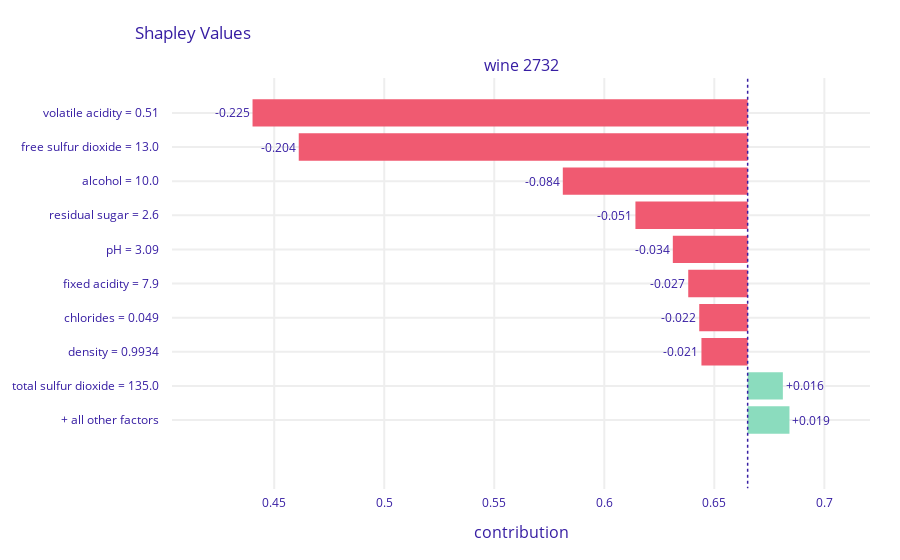
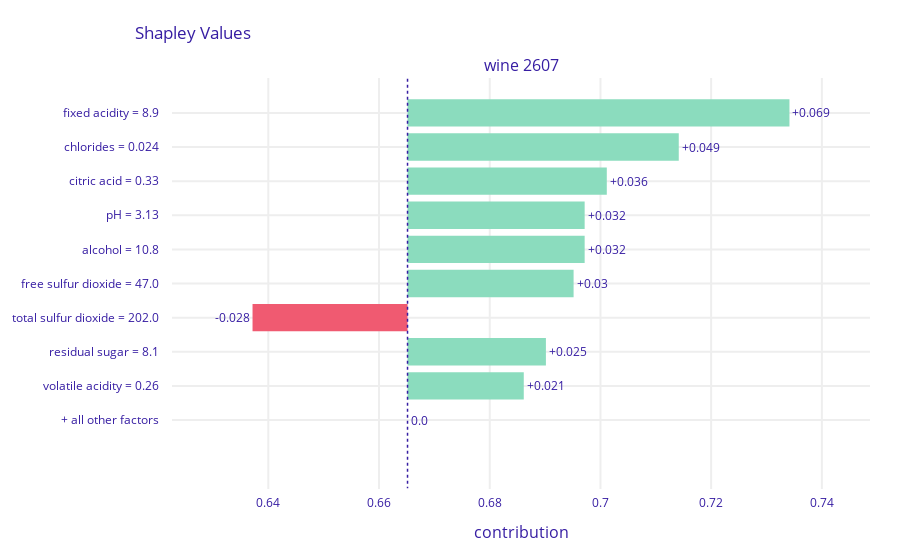

Write notebook code for charts like these, in order.
### Code cell
# 3
xgboost_shap_attributions = [xgboost_explainer.predict_parts(X.values[idx], type="shap", label=f'wine {idx}') for idx in sample]

for sa in xgboost_shap_attributions:
    sa.plot()

### Figure 1 — Plotly figure (JSON) as saved in the notebook; plotly's stock layout.template omitted (floating-point values rounded to 4 significant figures)
{"data": [{"base": 0.6651, "hoverinfo": "text", "hoverlabel": {"bgcolor": "rgba(0, 0, 0, 0.8)"}, "hovertext": ["Average response: 0.665<br>Prediction: 0.031<br>volatile acidity = 0.51<br>decreases average response <br>by 0.225", "Average response: 0.665<br>Prediction: 0.031<br>free sulfur dioxide = 13.0<br>decreases average response <br>by 0.204", "Average response: 0.665<br>Prediction: 0.031<br>alcohol = 10.0<br>decreases average response <br>by 0.084", "Average response: 0.665<br>Prediction: 0.031<br>residual sugar = 2.6<br>decreases average response <br>by 0.051", "Average response: 0.665<br>Prediction: 0.031<br>pH = 3.09<br>decreases average response <br>by 0.034", "Average response: 0.665<br>Prediction: 0.031<br>fixed acidity = 7.9<br>decreases average response <br>by 0.027", "Average response: 0.665<br>Prediction: 0.031<br>chlorides = 0.049<br>decreases average response <br>by 0.022", "Average response: 0.665<br>Prediction: 0.031<br>density = 0.9934<br>decreases average response <br>by 0.021", "Average response: 0.665<br>Prediction: 0.031<br>total sulfur dioxide = 135.0<br>increases average response <br>by 0.016", "Average response: 0.665<br>Prediction: 0.031<br>+ all other factors<br>increases average response <br>by 0.019"], "marker": {"color": ["#f05a71", "#f05a71", "#f05a71", "#f05a71", "#f05a71", "#f05a71", "#f05a71", "#f05a71", "#8bdcbe", "#8bdcbe"]}, "orientation": "h", "showlegend": false, "text": ["-0.225", "-0.204", "-0.084", "-0.051", "-0.034", "-0.027", "-0.022", "-0.021", "+0.016", "+0.019"], "textposition": "outside", "type": "bar", "x": [-0.225, -0.204, -0.084, -0.051, -0.034, -0.027, -0.022, -0.021, 0.016, 0.019], "xaxis": "x", "y": ["volatile acidity = 0.51", "free sulfur dioxide = 13.0", "alcohol = 10.0", "residual sugar = 2.6", "pH = 3.09", "fixed acidity = 7.9", "chlorides = 0.049", "density = 0.9934", "total sulfur dioxide = 135.0", "+ all other factors"], "yaxis": "y"}], "layout": {"annotations": [{"font": {"size": 16}, "showarrow": false, "text": "wine 2732", "x": 0.5, "xanchor": "center", "xref": "paper", "y": 1, "yanchor": "bottom", "yref": "paper"}, {"font": {"size": 16}, "showarrow": false, "text": "contribution", "x": 0.5, "xanchor": "center", "xref": "paper", "y": 0, "yanchor": "top", "yref": "paper", "yshift": -30}], "autosize": true, "font": {"color": "#371ea3"}, "margin": {"b": 71, "r": 30, "t": 78}, "shapes": [{"line": {"color": "#371ea3", "dash": "dot", "width": 1.5}, "type": "line", "x0": 0.6651, "x1": 0.6651, "xref": "x", "y0": -1, "y1": 11, "yref": "y"}], "title": {"text": "Shapley Values", "x": 0.15}, "xaxis": {"anchor": "y", "automargin": true, "domain": [0, 1], "fixedrange": true, "gridwidth": 2, "range": [0.4035, 0.7207], "tickcolor": "white", "ticklen": 3, "ticks": "outside", "type": "linear", "zeroline": false}, "yaxis": {"anchor": "x", "automargin": true, "autorange": true, "domain": [0, 1], "fixedrange": true, "gridwidth": 2, "range": [11.04, -1.04], "tickcolor": "white", "ticklen": 10, "ticks": "outside", "type": "category"}}}

### Figure 2 — Plotly figure (JSON) as saved in the notebook; plotly's stock layout.template omitted (floating-point values rounded to 4 significant figures)
{"data": [{"base": 0.6651, "hoverinfo": "text", "hoverlabel": {"bgcolor": "rgba(0, 0, 0, 0.8)"}, "hovertext": ["Average response: 0.665<br>Prediction: 0.932<br>fixed acidity = 8.9<br>increases average response <br>by 0.069", "Average response: 0.665<br>Prediction: 0.932<br>chlorides = 0.024<br>increases average response <br>by 0.049", "Average response: 0.665<br>Prediction: 0.932<br>citric acid = 0.33<br>increases average response <br>by 0.036", "Average response: 0.665<br>Prediction: 0.932<br>pH = 3.13<br>increases average response <br>by 0.032", "Average response: 0.665<br>Prediction: 0.932<br>alcohol = 10.8<br>increases average response <br>by 0.032", "Average response: 0.665<br>Prediction: 0.932<br>free sulfur dioxide = 47.0<br>increases average response <br>by 0.03", "Average response: 0.665<br>Prediction: 0.932<br>total sulfur dioxide = 202.0<br>decreases average response <br>by 0.028", "Average response: 0.665<br>Prediction: 0.932<br>residual sugar = 8.1<br>increases average response <br>by 0.025", "Average response: 0.665<br>Prediction: 0.932<br>volatile acidity = 0.26<br>increases average response <br>by 0.021", "Average response: 0.665<br>Prediction: 0.932<br>+ all other factors<br>decreases average response <br>by 0.0"], "marker": {"color": ["#8bdcbe", "#8bdcbe", "#8bdcbe", "#8bdcbe", "#8bdcbe", "#8bdcbe", "#f05a71", "#8bdcbe", "#8bdcbe", "#8bdcbe"]}, "orientation": "h", "showlegend": false, "text": ["+0.069", "+0.049", "+0.036", "+0.032", "+0.032", "+0.03", "-0.028", "+0.025", "+0.021", "0.0"], "textposition": "outside", "type": "bar", "x": [0.069, 0.049, 0.036, 0.032, 0.032, 0.03, -0.028, 0.025, 0.021, 0], "xaxis": "x", "y": ["fixed acidity = 8.9", "chlorides = 0.024", "citric acid = 0.33", "pH = 3.13", "alcohol = 10.8", "free sulfur dioxide = 47.0", "total sulfur dioxide = 202.0", "residual sugar = 8.1", "volatile acidity = 0.26", "+ all other factors"], "yaxis": "y"}], "layout": {"annotations": [{"font": {"size": 16}, "showarrow": false, "text": "wine 2607", "x": 0.5, "xanchor": "center", "xref": "paper", "y": 1, "yanchor": "bottom", "yref": "paper"}, {"font": {"size": 16}, "showarrow": false, "text": "contribution", "x": 0.5, "xanchor": "center", "xref": "paper", "y": 0, "yanchor": "top", "yref": "paper", "yshift": -30}], "autosize": true, "font": {"color": "#371ea3"}, "margin": {"b": 71, "r": 30, "t": 78}, "shapes": [{"line": {"color": "#371ea3", "dash": "dot", "width": 1.5}, "type": "line", "x0": 0.6651, "x1": 0.6651, "xref": "x", "y0": -1, "y1": 11, "yref": "y"}], "title": {"text": "Shapley Values", "x": 0.15}, "xaxis": {"anchor": "y", "automargin": true, "domain": [0, 1], "fixedrange": true, "gridwidth": 2, "range": [0.6226, 0.7487], "tickcolor": "white", "ticklen": 3, "ticks": "outside", "type": "linear", "zeroline": false}, "yaxis": {"anchor": "x", "automargin": true, "autorange": true, "domain": [0, 1], "fixedrange": true, "gridwidth": 2, "range": [11.04, -1.04], "tickcolor": "white", "ticklen": 10, "ticks": "outside", "type": "category"}}}
